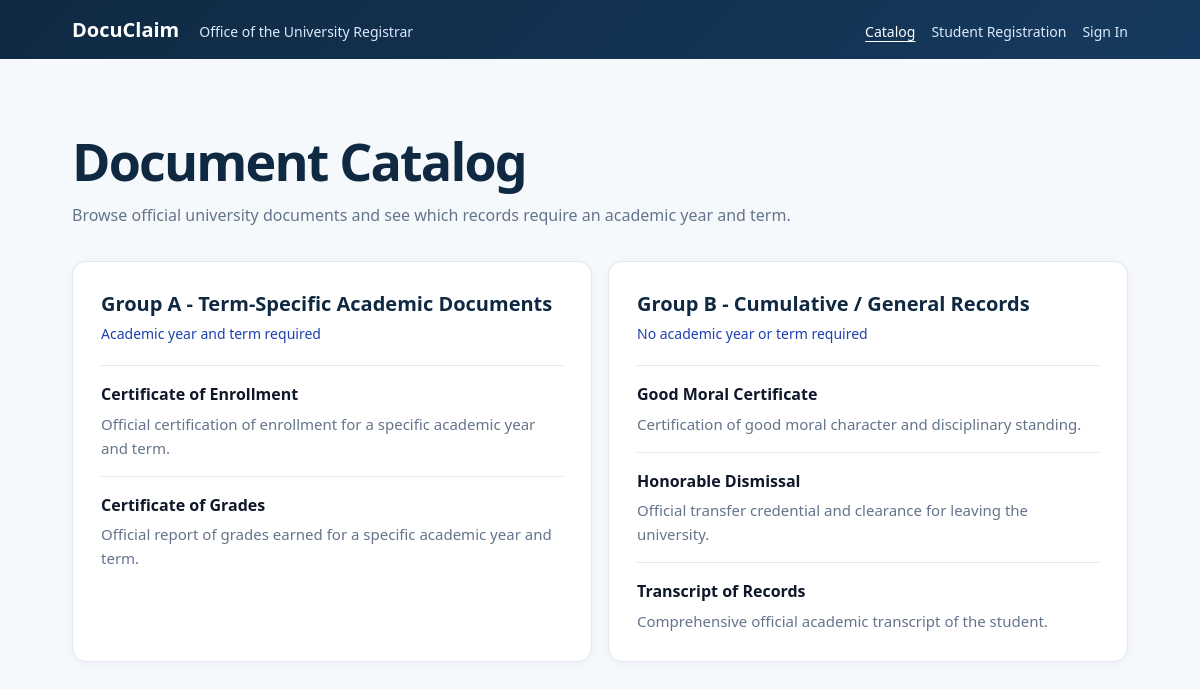
The page / on the database its author committed.
### tables this page shows
CREATE TABLE `document_types` (
    `doc_type_id` SMALLINT UNSIGNED NOT NULL AUTO_INCREMENT,
    `group_code` CHAR(1) NOT NULL,
    `type_code` VARCHAR(20) NOT NULL,
    `type_name` VARCHAR(100) NOT NULL,
    `description` VARCHAR(255) DEFAULT NULL,
    `is_active` TINYINT(1) NOT NULL DEFAULT 1,
    `created_at` DATETIME NOT NULL DEFAULT CURRENT_TIMESTAMP,
    `updated_at` DATETIME NOT NULL DEFAULT CURRENT_TIMESTAMP ON UPDATE CURRENT_TIMESTAMP,
    PRIMARY KEY (`doc_type_id`),
    UNIQUE KEY `uq_doc_types_code` (`type_code`),
    UNIQUE KEY `uq_doc_types_name` (`type_name`),
    KEY `idx_doc_types_group` (`group_code`),
    KEY `idx_doc_types_active` (`is_active`),
    CONSTRAINT `fk_doc_types_group`
        FOREIGN KEY (`group_code`) REFERENCES `document_groups` (`group_code`)
        ON DELETE RESTRICT
        ON UPDATE CASCADE
);

### includes/catalog.php (called while the page is built, shortened)
<?php
function getDocumentCatalog(?PDO $connection = null): array
{
    $connection ??= connectDatabase();
    $documents = $connection->query(
        'SELECT dt.doc_type_id, dt.group_code, dt.type_name, dt.description,
                dg.group_name, dg.requires_academic_year, dg.requires_academic_term
         FROM document_types dt
         INNER JOIN document_groups dg ON dg.group_code = dt.group_code
         WHERE dt.is_active = 1
         ORDER BY dt.group_code ASC, dt.type_name ASC'
    );
    $groups = [];
    foreach ($documents as $document) {
        $code = $document['group_code'];
        if (!isset($groups[$code])) {
            $requirements = match ([(bool) $document['requires_academic_year'], (bool) $document['requires_academic_term']]) {
                [true, true] => 'Academic year and term required',
                [true, false] => 'Academic year required',
                [false, true] => 'Academic term required',
                default => 'No academic year or term required',
            };
            $groups[$code] = [
                'code' => $code,
                'name' => $document['group_name'],
                'requirements' => $requirements,
                'documents' => [],
            ];
        }
        $groups[$code]['documents'][] = $document;
    }
    return $groups;
}

### public/index.php (the view, shortened to what this page needs)
<?php
require_once dirname(__DIR__) . '/includes/catalog.php';
require_once dirname(__DIR__) . '/includes/session.php';
try {
    $groups = getDocumentCatalog();
} catch (PDOException $exception) {
    error_log('DocuClaim catalog query failed (SQLSTATE ' . $exception->getCode() . ').');
    http_response_code(503);
    $groups = null;
}
$pageTitle = 'Document Catalog';
require dirname(__DIR__) . '/includes/header.php';
?>
    <main class="container dc-main">
        <h1>Document Catalog</h1>
        <p class="dc-intro">Browse official university documents and see which records require an academic year and term.</p>
        <?php if ($groups === null): ?>
            <p class="dc-card" role="status">The catalog is temporarily unavailable. Please try again later.</p>
        <?php elseif ($groups === []): ?>
            <p class="dc-card">There are currently no documents in the catalog.</p>
        <?php else: ?>
            <div class="dc-catalog">
                <?php foreach ($groups as $group): ?>
                    <section class="dc-card" aria-labelledby="group-<?= escape($group['code']) ?>">
                        <h2 id="group-<?= escape($group['code']) ?>"><?= escape($group['name']) ?></h2>
                        <p class="dc-requirements"><?= escape($group['requirements']) ?></p>
                        <ul class="dc-documents">
                            <?php foreach ($group['documents'] as $document): ?>
                                <li>
                                    <h3><?= escape($document['type_name']) ?></h3>
                                    <?php if ($document['description'] !== null): ?>
                                        <p><?= escape($document['description']) ?></p>
                                    <?php endif; ?>
                                </li>
                            <?php endforeach; ?>
                        </ul>
                    </section>
                <?php endforeach; ?>
            </div>
        <?php endif; ?>
    </main>
</body>
</html>

### includes/header.php (shortened to what this page needs)
<?php
function escape(string $value): string
{
    return htmlspecialchars($value, ENT_QUOTES | ENT_SUBSTITUTE, 'UTF-8');
}
?>
<!doctype html>
<html lang="en">
<head>
    <link rel="stylesheet" href="assets/css/docuclaim.css">
</head>
<body>
    <header class="dc-navbar">
        <div class="container dc-navbar-inner">
            <a class="dc-brand" href="./">DocuClaim</a>
            <span class="dc-office">Office of the University Registrar</span>
            <nav class="dc-nav" aria-label="Main navigation">
                <a href="./"<?= $pageTitle === 'Document Catalog' ? ' aria-current="page"' : '' ?>>Catalog</a>
                <?php if (isset($_SESSION['user_id'])): ?>
                    <a href="account.php"<?= $pageTitle === 'Account' ? ' aria-current="page"' : '' ?>>Account</a>
                    <a href="pickups.php"<?= in_array($pageTitle, ['Pickup Windows', 'Pickup Visits', 'My Pickups'], true) ? ' aria-current="page"' : '' ?>>Pickups</a>
                <?php else: ?>
                    <a href="register.php"<?= $pageTitle === 'Student Registration' ? ' aria-current="page"' : '' ?>>Student Registration</a>
                    <a href="login.php"<?= $pageTitle === 'Sign In' ? ' aria-current="page"' : '' ?>>Sign In</a>
                <?php endif; ?>
            </nav>
        </div>
    </header>

### public/assets/css/docuclaim.css (style rules this page uses)
:root { --dc-navy: #0f2942; --dc-navy-light: #163a5f; --dc-blue-hover: #1e40af; --dc-bg: #f6f9fc; --dc-surface: #ffffff; --dc-text-main: #0f172a; --dc-text-muted: #64748b; --dc-border: #e2e8f0; --dc-radius-lg: 14px; --dc-shadow-sm: 0 2px 8px rgb(15 41 66 / 4%); }
* { box-sizing: border-box; }
body { margin: 0; background-color: var(--dc-bg); color: var(--dc-text-main); font-family: "Segoe UI", Roboto, system-ui, sans-serif; line-height: 1.6; }
.container { width: min(66rem, calc(100% - 2.5rem)); margin-inline: auto; }
.dc-navbar { padding-block: 0.85rem; background: linear-gradient(135deg, var(--dc-navy), var(--dc-navy-light)); }
.dc-navbar-inner { display: flex; align-items: baseline; flex-wrap: wrap; gap: 0.25rem 1.25rem; }
.dc-brand { color: var(--dc-surface); font-size: 1.25rem; font-weight: 700; text-decoration: none; }
.dc-office { color: #dbeafe; font-size: 0.875rem; }
.dc-main { padding-block: clamp(2rem, 6vw, 4.5rem); }
h1, h2, h3, p { margin: 0; }
h1 { color: var(--dc-navy); font-size: clamp(2rem, 5vw, 3.25rem); line-height: 1.15; letter-spacing: -0.035em; }
.dc-intro { margin-block: 0.75rem 2rem; color: var(--dc-text-muted); }
.dc-catalog { display: grid; grid-template-columns: repeat(2, minmax(0, 1fr)); gap: 1rem; }
.dc-card { padding: clamp(1.125rem, 4vw, 1.75rem); border: 1px solid var(--dc-border); border-radius: var(--dc-radius-lg); background-color: var(--dc-surface); box-shadow: var(--dc-shadow-sm); }
.dc-card h2 { color: var(--dc-navy); font-size: 1.25rem; line-height: 1.35; }
.dc-requirements { margin-top: 0.375rem; color: var(--dc-blue-hover); font-size: 0.875rem; }
.dc-documents { margin: 1.25rem 0 0; padding: 0; list-style: none; }
.dc-documents li { border-top: 1px solid var(--dc-border); padding-block: 1rem; }
.dc-documents li:last-child { padding-bottom: 0; }
.dc-documents h3 { font-size: 1rem; }
.dc-documents p { margin-top: 0.25rem; color: var(--dc-text-muted); font-size: 0.9375rem; }
.dc-nav { display: flex; flex-wrap: wrap; gap: 0.25rem 1rem; margin-inline-start: auto; }
.dc-nav a { color: #dbeafe; font-size: 0.875rem; text-decoration: none; }
.dc-nav a:hover, .dc-nav a[aria-current="page"] { color: #fff; text-decoration: underline; text-underline-offset: 0.25em; }

### rows shown on the page
document_types: type_name "Certificate of Enrollment", description "Official certification of enrollment for a specific academic year and term."
document_types: type_name "Certificate of Grades", description "Official report of grades earned for a specific academic year and term."
document_types: type_name "Good Moral Certificate", description "Certification of good moral character and disciplinary standing."
document_types: type_name "Honorable Dismissal", description "Official transfer credential and clearance for leaving the university."
document_types: type_name "Transcript of Records", description "Comprehensive official academic transcript of the student."

### other values the page prints
$group['name'] "Group A - Term-Specific Academic Documents"
$group['requirements'] "Academic year and term required"
$group['name'] "Group B - Cumulative / General Records"
$group['requirements'] "No academic year or term required"
